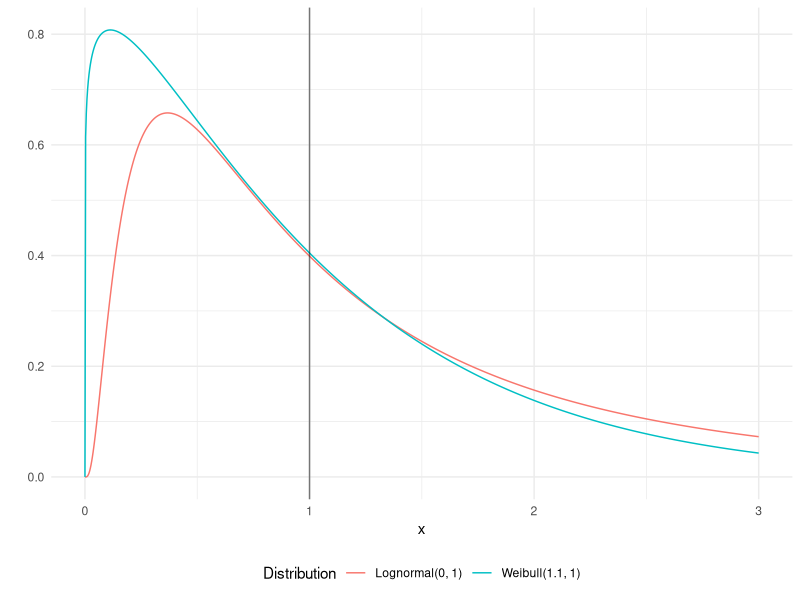

The R script that drew this image:
library(tidyverse)

x_vals <- seq(0, 3, length.out = 1000)

# Create data frame with both densities
df <- tibble(
  x = rep(x_vals, 2),
  density = c(dweibull(x_vals, shape = 1.1, scale = 1),
              dlnorm(x_vals, meanlog = 0, sdlog = 1)),
  dist = rep(c("Weibull(1.1, 1)", "Lognormal(0, 1)"), each = length(x_vals))
)




# Plot
prior_difference_plot <-
  ggplot(df, aes(x = x, y = density, color = dist)) +
  geom_line() +
  geom_vline(aes(xintercept = 1), alpha = 0.5) +
  labs(
    x = "x",
    y = "",
    color = "Distribution",
    fill = "Distribution"
  ) +
  theme_minimal() +
  theme(legend.position = "bottom")


ggsave("prior_difference.pdf",
       prior_difference_plot,
       path = "~/Documents/Risk-Neutral-Probability/Figures/",
       width = 297 / 1.8,
       height = 210 / 1.8,
       units = "mm"
)
